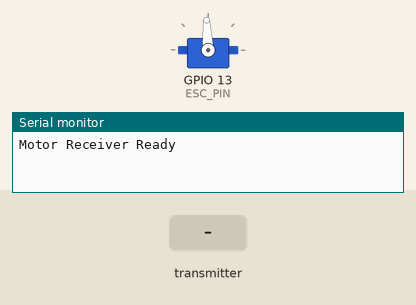
Simulated run of this sketch. Board: ESP32. Parts: servo, the last lines printed to the serial monitor. The inputs (shaded band) are chosen by the test bench.

Above: at 6.2 s.
6.3 s: the transmitter starts sending joystickValue = 0
At 7.0 s:
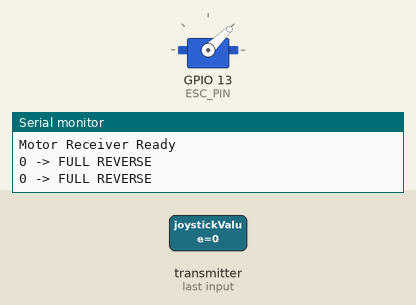
7.8 s: the transmitter starts sending joystickValue = 4095
At 8.2 s:
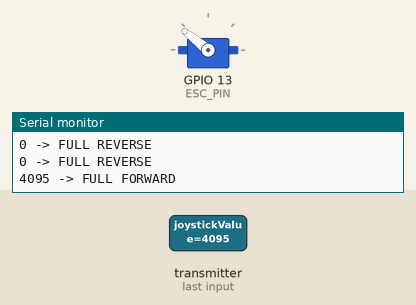
9.3 s: the transmitter starts sending joystickValue = 1024
At 10.6 s:
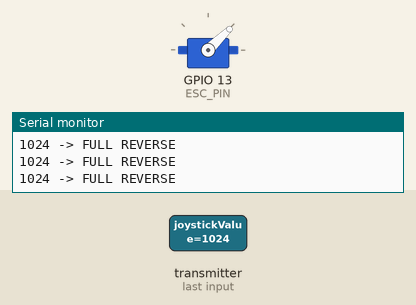
Timing chart, 0 to 12.3 s (numbered marks = the images above; inputs shaded):
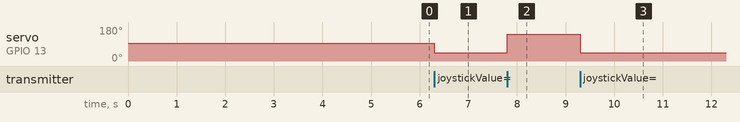

Measured:
- after the input at 6.3 s, servo on GPIO 13 (ESC_PIN): 93° → 44° at once
- after the input at 7.8 s, servo on GPIO 13 (ESC_PIN): 44° → 141° at once
- after the input at 9.3 s, servo on GPIO 13 (ESC_PIN): 141° → 44° at once

The sketch:

esp_MOTOR.ino
```cpp
#include <esp_now.h>
#include <WiFi.h>
#include <ESP32Servo.h>

const int ESC_PIN = 13;         // Пин управления ESC
Servo esc;

// Параметры управления
const int NEUTRAL = 1500;       // Нейтральное положение (стоп)
const int MAX_FORWARD = 2000;   // Максимальный импульс вперед
const int MAX_REVERSE = 1000;   // Максимальный импульс назад
const uint16_t CENTER = 2756;   // Центральное значение (стоп)
const uint16_t DEADZONE = 10;  // Зона нечувствительности

// Структура для приема данных
typedef struct message {
  uint16_t joystickValue;
} message;

message receivedData;
bool newDataAvailable = false;

// Callback-функция для приема данных
#if ESP_IDF_VERSION >= ESP_IDF_VERSION_VAL(4, 4, 0)
void OnDataRecv(const esp_now_recv_info_t *esp_now_info, const uint8_t *data, int data_len) {
#else
void OnDataRecv(const uint8_t *mac_addr, const uint8_t *data, int data_len) {
#endif
  if (data_len == sizeof(receivedData)) {
    memcpy(&receivedData, data, data_len);
    newDataAvailable = true;
  }
}

void setup() {
  Serial.begin(115200);
  WiFi.mode(WIFI_STA);
  Serial.println("Motor Receiver Ready");

  // Инициализация ESC
  esc.attach(ESC_PIN);
  esc.writeMicroseconds(NEUTRAL);
  delay(5000);  // Ожидание инициализации ESC

  // Инициализация ESP-NOW
  if (esp_now_init() != ESP_OK) {
    Serial.println("Error initializing ESP-NOW");
    return;
  }

  esp_now_register_recv_cb((esp_now_recv_cb_t)OnDataRecv);
}

void loop() {
  if (newDataAvailable) {
    // Обработка нового значения джойстика
    uint16_t joystickValue = receivedData.joystickValue;

    // Простое управление без плавности
    if (abs(joystickValue - CENTER) <= DEADZONE) {
      // В пределах мертвой зоны - стоп
      esc.writeMicroseconds(NEUTRAL);
      Serial.print(joystickValue);
      Serial.println(" -> STOP");
    }
    else if (joystickValue > CENTER) {
      // Выше центра - полный вперед
      esc.writeMicroseconds(MAX_FORWARD);
      Serial.print(joystickValue);
      Serial.println(" -> FULL FORWARD");
    }
    else {
      // Ниже центра - полный назад
      esc.writeMicroseconds(MAX_REVERSE);
      Serial.print(joystickValue);
      Serial.println(" -> FULL REVERSE");
    }

    newDataAvailable = false;
  }
  delay(20);
}
```
